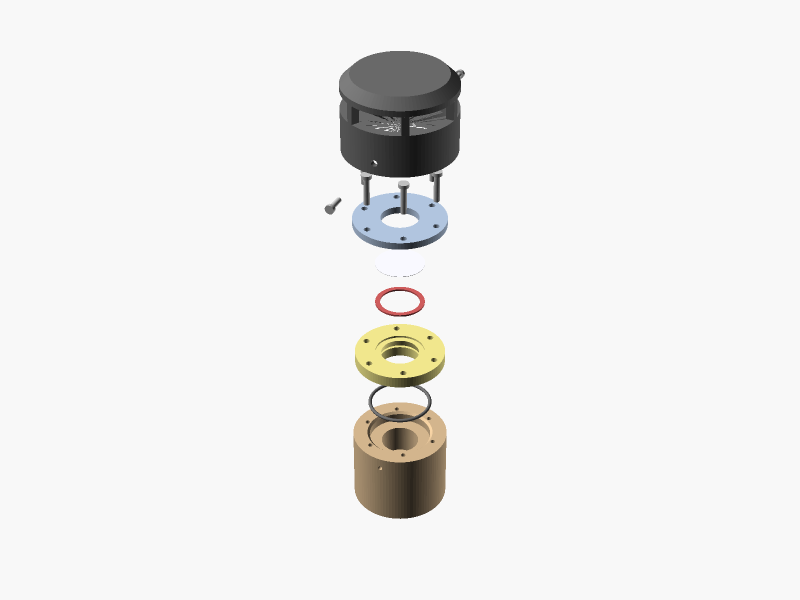
#> input picture cad/exports/head-end-exploded.png, 1600 x 1200 px, found by its file name (shown at 1/2 size)
$ python label-exploded.py
#> lines starting #> are read from the running program, lines starting #| are printed output that depends on the picture; after the words box and inside, x2 and y2 are one past the last pixel; in counts of white or black regions, pixels touching at a corner belong together
"""Label cad/exports/head-end-exploded.png.

Parts are picked out by their assembly() colour, which works for every part that
HAS a distinct one. Three do not: the cap, the retainer screws and the radial
O-ring are all neutral greys, and a grey normalises to (1/3, 1/3, 1/3) whatever
its brightness, so no chroma test can ever separate them.

Those three are found positionally instead, which is safe because the stack order
is fixed by the design:

  * take all near-neutral pixels and split them into contiguous row bands;
  * the TOP band is the cap and the screws hanging under it, separated by row
    density -- the cap is a Ø45 disc (~190 px/row), the eight screws are thin
    shanks (~40-70 px/row);
  * the BOTTOM band is the O-ring.

The middle band is the membrane's shaded rim; it is ignored here because the
membrane has its own detector below.

This replaces hard-coded pixel windows, which broke silently the moment the PCB
tip was added below the head and --viewall re-framed the whole image.
"""
import numpy as np
from PIL import Image, ImageDraw, ImageFont

SRC = 'cad/exports/head-end-exploded.png'
im = Image.open(SRC).convert('RGB')
#> im is the input picture: PIL image 1600x1200 RGB; mean R, G, B 239.5, 239, 238
A = np.array(im).astype(int)
H, W, _ = A.shape
#> H = 1200; W = 1600
bright = A.sum(axis=2)
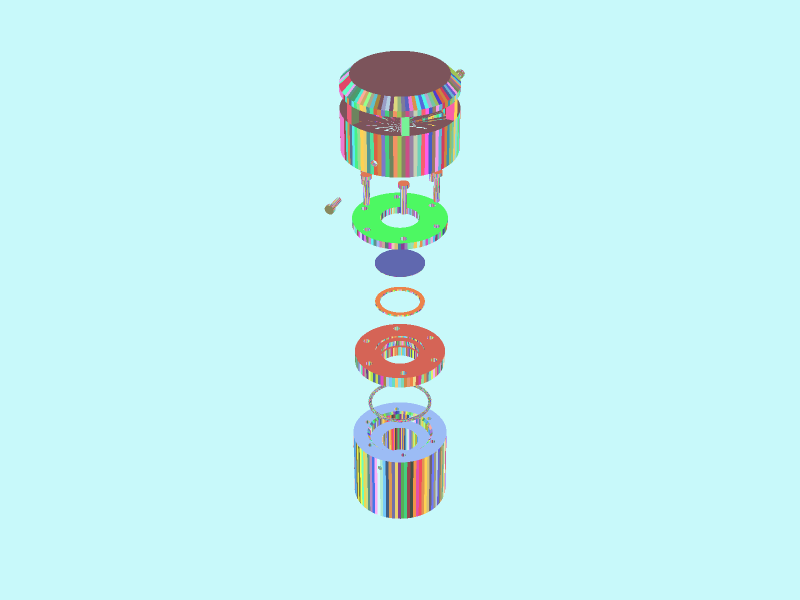
#> bright: shape (1200, 1600) int64 (shown at 1/2 size); 354 distinct labels, from 63 to 753; one colour per label, 0 black
norm = A / np.maximum(bright[:, :, None], 1)
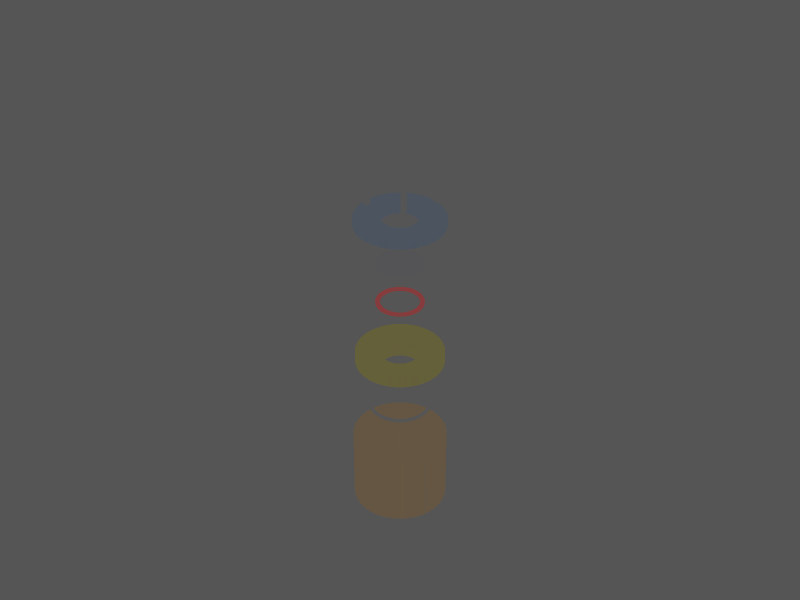
#> norm: shape (1200, 1600, 3) float64 (shown at 1/2 size); mean R, G, B 0.335, 0.334, 0.331


def mask(rgb, tol=0.045, bmin=120, bmax=735):
    """Pixels whose CHROMA matches rgb. Normalising by brightness makes the match
    survive OpenSCAD's shading, which scales a face's colour but does not rotate
    it."""
    t = np.array(rgb)
    tn = t / t.sum()
    return (np.abs(norm - tn).sum(axis=2) < tol) & (bright > bmin) & (bright < bmax)


def bands(m, min_px=40, gap=8):
    """Contiguous row bands of a mask, as (y0, y1), ignoring specks."""
    rows = m.any(axis=1)
    out, start, blank = [], None, 0
    for y, v in enumerate(rows):
        if v:
            if start is None:
                start = y
            blank = 0
        elif start is not None:
            blank += 1
            if blank > gap:
                out.append((start, y - blank))
                start = None
    if start is not None:
        out.append((start, H - 1))
    return [(a, b) for a, b in out if m[a:b + 1].sum() >= min_px]


def rows_of(m, y0, y1, keep):
    """Rows of m within [y0, y1] selected by a predicate on their pixel count."""
    out = np.zeros_like(m)
    counts = m.sum(axis=1)
    hi = counts[y0:y1 + 1].max()
    for y in range(y0, y1 + 1):
        if keep(counts[y], hi):
            out[y] = m[y]
    return out


grey = (np.abs(norm - 1 / 3).sum(axis=2) < 0.035) & (bright > 120) & (bright < 735)
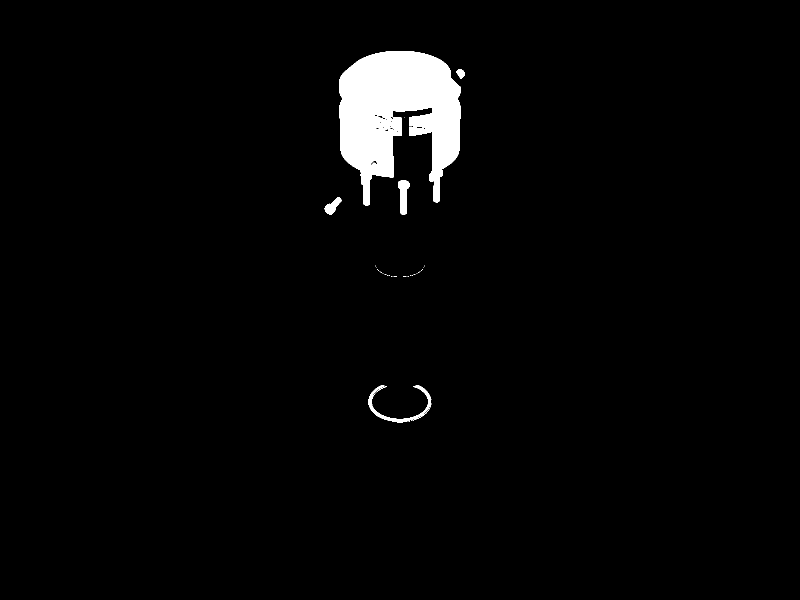
#> grey: shape (1200, 1600) bool (shown at 1/2 size); 2.6% white; 33 white regions (28 under 20 px), largest, box (x1, y1, x2, y2) and area: (678, 102, 922, 411) 47462, (737, 770, 863, 844) 1458, (796, 361, 819, 429) 1002, (649, 395, 683, 429) 574, (912, 138, 930, 157) 216
gb = bands(grey)
#> the loop in bands, `for y, v in enumerate(rows):` made 1200 passes
#> start on pass 103: 102
#> after the loop in bands, `for y, v in enumerate(rows):`: out = [(102, 428), (531, 553), (770, 844)]
#> gb = [(102, 428), (531, 553), (770, 844)]
assert len(gb) >= 2, f"expected at least a cap band and an O-ring band, got {gb}"
cap_y0, cap_y1 = gb[0]
#> cap_y0 = 102; cap_y1 = 428
ring_y0, ring_y1 = gb[-1]
#> ring_y0 = 770; ring_y1 = 844

cap_m = rows_of(grey, cap_y0, cap_y1, lambda c, hi: c >= 0.5 * hi)
#> in rows_of, `counts = m.sum(axis=1)`: counts = 1200 values, max 244 at index 174, min 0 at index 0, mean 42.33
#> in rows_of, `hi = counts[y0:y1 + 1].max()`: hi = 244
#> after the loop in rows_of, `for y in range(y0, y1 + 1):`: out: shape (1200, 1600) bool; 2.2% white; 4 white regions (2 under 20 px), largest, box (x1, y1, x2, y2) and area: (678, 111, 922, 327) 42649, (912, 138, 930, 157) 216
screw_m = rows_of(grey, cap_y0, cap_y1, lambda c, hi: c < 0.5 * hi)
#> call 2 of rows_of, with y0 = 102, y1 = 428
#> after the loop in rows_of (call 2), `for y in range(y0, y1 + 1):`:
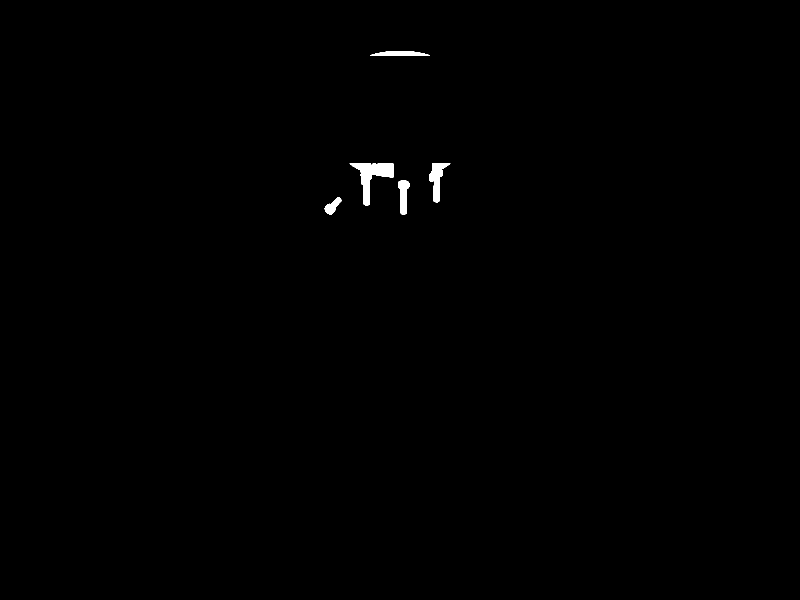
#> out: shape (1200, 1600) bool (shown at 1/2 size); 0.33% white; 5 white regions, box (x1, y1, x2, y2) and area: (699, 327, 787, 411) 2647, (859, 327, 901, 405) 1375, (796, 361, 819, 429) 1002, (740, 102, 860, 111) 785, (649, 395, 683, 429) 574
ring_m = np.zeros_like(grey)
ring_m[ring_y0:ring_y1 + 1] = grey[ring_y0:ring_y1 + 1]
#> ring_m: shape (1200, 1600) bool; 0.08% white; 4 white regions (3 under 20 px), largest, box (x1, y1, x2, y2) and area: (737, 770, 863, 844) 1458

# GhostWhite normalises the same as any grey, so the membrane is found on its
# absolute brightness and slight blue cast instead.
# The lit membrane face measures (230, 230, 237): near-neutral, slightly blue,
# and just BELOW the background's (248, 248, 248). The blue cast is what excludes
# the background, so the brightness window only has to bracket the disc itself --
# an earlier 700..770 window sat above the face entirely and found nothing once
# the camera moved.
membrane = ((A[:, :, 2] - A[:, :, 0]) > 4) & (bright > 640) & (bright < 741)
#> membrane: shape (1200, 1600) bool; every value is 0

parts = [
    ("cap",                                cap_m,                      'r'),
    ("retainer screws (6 + 2 cap)",        screw_m,                    'l'),
    ("retainer",                           mask((176, 196, 222)),      'r'),
    ("membrane (PMV15T)",                  membrane,                   'l'),
    ("membrane gasket",                    mask((205, 92, 92)),        'r'),
    ("carrier",                            mask((240, 230, 140)),      'l'),
    ("O-ring 24 x 1.5",                    ring_m,                     'r'),
    ("head",                               mask((210, 180, 140)),      'l'),
    ("SGX-OX cell - socketed, consumable", mask((47, 79, 79)),         'r'),
    ("cell socket - stand-off DERIVED",    mask((218, 165, 32)),       'l'),
    ("PCB tip (20 x 1.0, gas zone)",       mask((34, 139, 34)),        'r'),
]
#> in mask, `return (np.abs(norm - tn).sum(axis=2) < tol) & (bright > bmin) & (brig..`: returned value: shape (1200, 1600) bool; 0.8% white; 1 white region, box (x1, y1, x2, y2) and area: (704, 385, 896, 499) 15403
#> in mask (call 2), `return (np.abs(norm - tn).sum(axis=2) < tol) & (bright > bmin) & (brig..`: returned value: shape (1200, 1600) bool; 0.1% white; 1 white region, box (x1, y1, x2, y2) and area: (750, 574, 850, 633) 1958
#> call 3 of mask, with rgb = (240, 230, 140), tol = 0.045, bmin = 120, bmax = 735
#> in mask (call 3), `t = np.array(rgb)`: t = [240, 230, 140]
#> in mask (call 3), `tn = t / t.sum()`: tn = [0.393, 0.377, 0.23]
#> in mask (call 3), `return (np.abs(norm - tn).sum(axis=2) < tol) & (bright > bmin) & (brig..`:
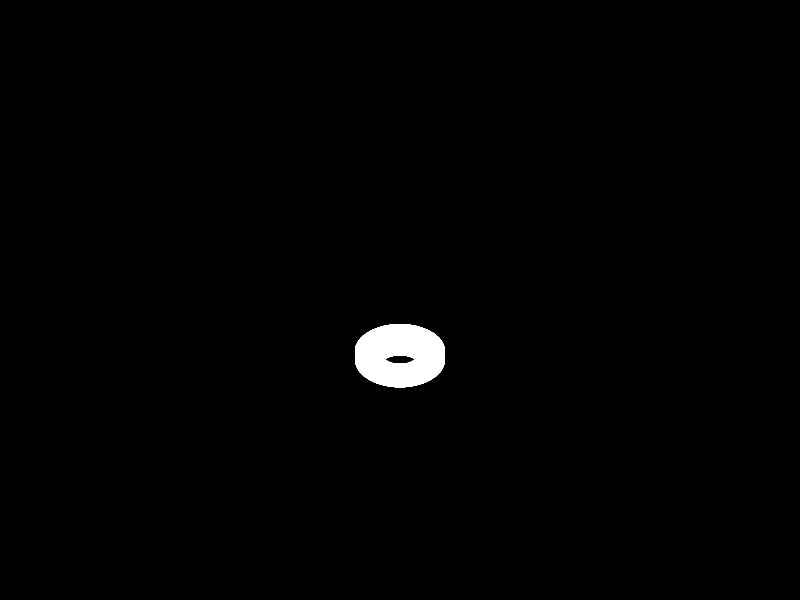
#> returned value: shape (1200, 1600) bool (shown at 1/2 size); 0.94% white; 1 white region, box (x1, y1, x2, y2) and area: (710, 648, 890, 775) 18010
#> call 4 of mask, with rgb = (210, 180, 140), tol = 0.045, bmin = 120, bmax = 735
#> in mask (call 4), `t = np.array(rgb)`: t = [210, 180, 140]
#> in mask (call 4), `tn = t / t.sum()`: tn = [0.396, 0.34, 0.264]
#> in mask (call 4), `return (np.abs(norm - tn).sum(axis=2) < tol) & (bright > bmin) & (brig..`:
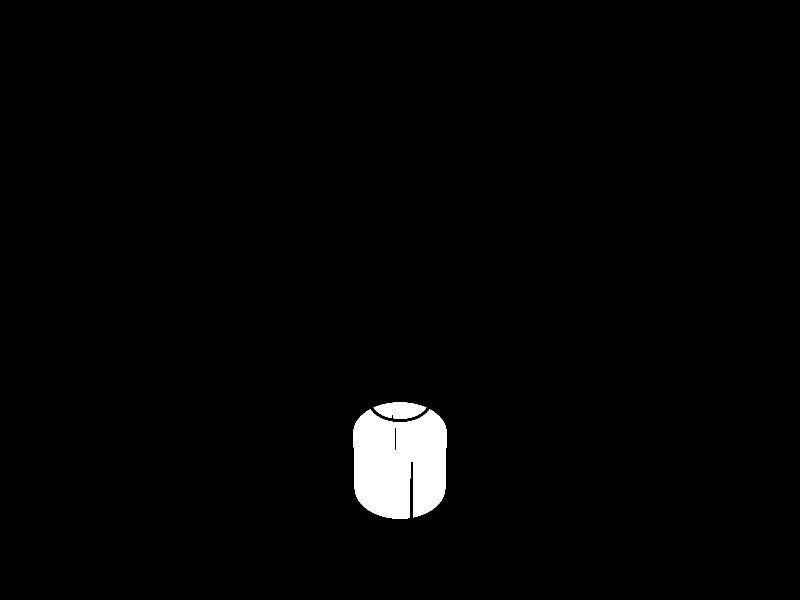
#> returned value: shape (1200, 1600) bool (shown at 1/2 size); 1.9% white; 2 white regions, box (x1, y1, x2, y2) and area: (707, 819, 893, 1038) 33865, (747, 805, 853, 838) 2463

im2 = im.copy()
d = ImageDraw.Draw(im2)
try:
    f = ImageFont.truetype("/System/Library/Fonts/Helvetica.ttc", 30)
except Exception:
    f = ImageFont.load_default()

for name, m, side in parts:
    ys, xs = np.nonzero(m)
    if len(ys) < 40:
        print(f"  SKIP {name} ({m.sum()} px)")
        continue
    cy = int(np.median(ys))
    row = xs[(ys > cy - 6) & (ys < cy + 6)]
    if len(row) < 3:
        row = xs
    x_edge = int(row.max()) if side == 'r' else int(row.min())
    tx = x_edge + 60 if side == 'r' else x_edge - 60
    bb = d.textbbox((0, 0), name, font=f)
    tw, th = bb[2] - bb[0], bb[3] - bb[1]
    lx = tx if side == 'r' else tx - tw
    d.line([(x_edge + (8 if side == 'r' else -8), cy),
            (tx - (8 if side == 'r' else -8), cy)], fill=(70, 70, 70), width=3)
    d.ellipse([x_edge - 4, cy - 4, x_edge + 4, cy + 4], fill=(70, 70, 70))
    d.text((lx, cy - th / 2 - 4), name, font=f, fill=(20, 20, 20))
    print(f"  {name:38} y={cy:5d} edge x={x_edge:5d} ({m.sum()} px)")
#> this loop made 11 passes
#> (name, side, cy, x_edge, tx, bb, tw, th) on passes 1, 2, 3, 5, 6, 7, 8: ('cap', 'r', 209, 920, 980, (0, 12, 54, 34), 54, 22), ('retainer screws (6 + 2 cap)', 'l', 351, 721, 661, (0, 5, 409, 34), 409, 29), ('retainer', 'r', 445, 895, 955, (0, 5, 119, 28), 119, 23), ('membrane gasket', 'r', 603, 849, 909, (0, 5, 273, 34), 273, 29), ('carrier', 'l', 709, 710, 650, (0, 5, 99, 28), 99, 23), ('O-ring 24 x 1.5', 'r', 817, 861, 921, (0, 5, 226, 34), 226, 29), ('head', 'l', 920, 708, 648, (0, 5, 75, 28), 75, 23)
#> (name, side) on passes 4, 9, 10, 11: ('membrane (PMV15T)', 'l'), ('SGX-OX cell - socketed, consumable', 'r'), ('cell socket - stand-off DERIVED', 'l'), ('PCB tip (20 x 1.0, gas zone)', 'r')
#|   cap                                    y=  209 edge x=  920 (42872 px)
#|   retainer screws (6 + 2 cap)            y=  351 edge x=  721 (6383 px)
#|   retainer                               y=  445 edge x=  895 (15403 px)
#|   SKIP membrane (PMV15T) (0 px)
#|   membrane gasket                        y=  603 edge x=  849 (1958 px)
#|   carrier                                y=  709 edge x=  710 (18010 px)
#|   O-ring 24 x 1.5                        y=  817 edge x=  861 (1475 px)
#|   head                                   y=  920 edge x=  708 (36328 px)
#> (further printed lines are left out)

im2.save('cad/exports/head-end-exploded-labelled.png')
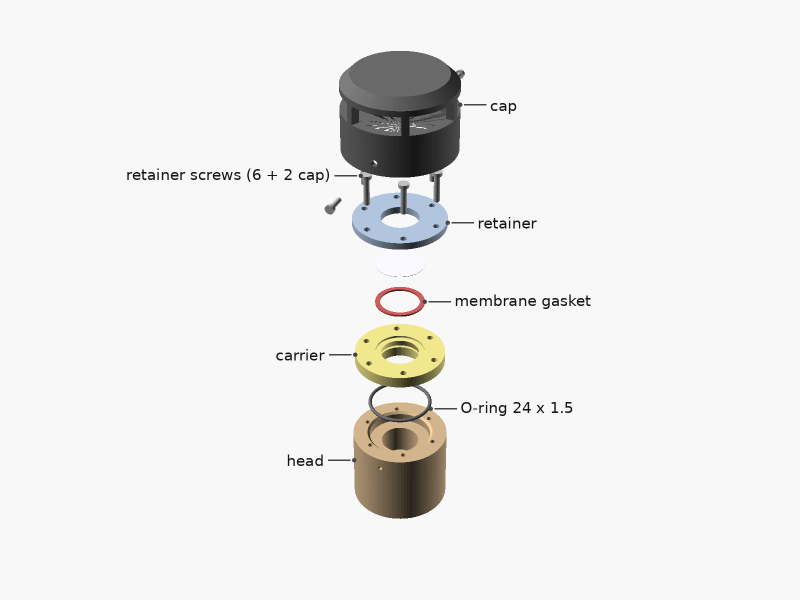
#> saved as head-end-exploded-labelled.png: PIL image 1600x1200 RGB (shown at 1/2 size); mean R, G, B 238.4, 238, 237
print("\nwrote cad/exports/head-end-exploded-labelled.png")
